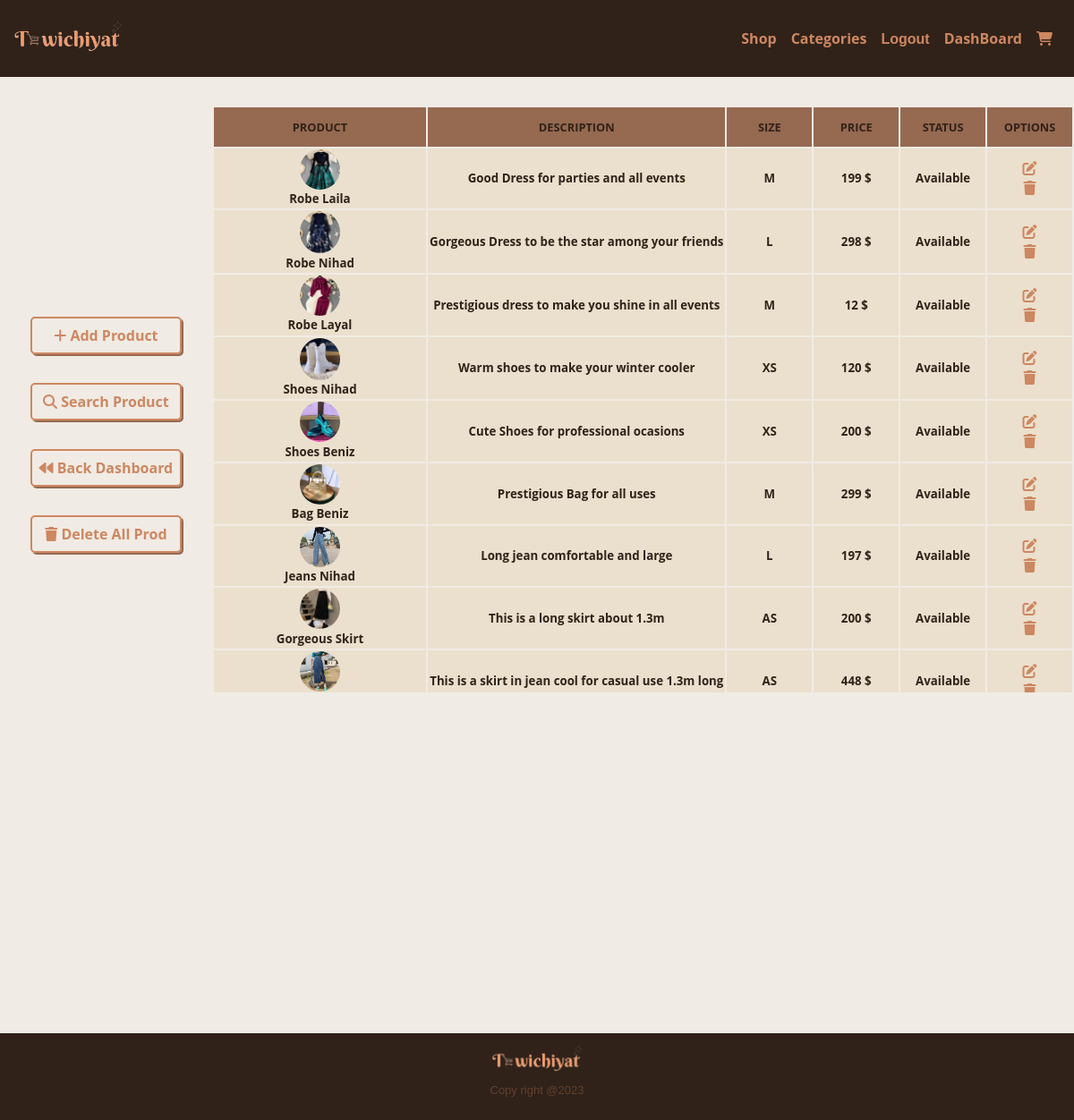
Page /dashboard/product_area/ (signed in) on the committed database.
### userP/models.py (models this page shows, shortened)
class Profile(models.Model):
    Women = 'Women'
    Men = 'Men'
    GENDER_CHOICES = (
        (Women, 'Women'),
        (Men, 'Men')
    )
    user = models.OneToOneField(User, related_name='userprofile', on_delete=models.CASCADE)
    is_vendor = models.BooleanField(default=False)
    address = models.CharField(max_length=150)
    phone_nbr = models.CharField(max_length=30)
    gender = models.CharField(max_length=50, choices=GENDER_CHOICES, default=Women)
    slugU =  models.SlugField(max_length=50,default=None)

### vendor_dashboard/models.py (models this page shows, shortened)
class Product(models.Model):
    name = models.CharField(max_length=25,default='Anonymous Product')
    type_p = models.CharField(max_length=25)
    price = models.IntegerField()
    size = models.CharField(max_length=4)
    color = models.CharField(max_length=25)
    description = models.TextField(max_length=400)
    image = models.ImageField(default='default.png', blank=True)
    date = models.DateTimeField(default=datetime.datetime.now, editable=False)
    quantity = models.IntegerField(default=1)
    author = models.ForeignKey(User , null=True, on_delete=models.CASCADE)
    status = models.CharField(max_length=14 , default="Available")

### vendor_dashboard/views.py (the view)
@login_required(login_url="/userP/login")
def product_area(request) :
    products = Product.objects.filter(author=request.user)
    return render(request , 'vendor_dashboard/product_area.html',{'products' :products})

### Store/context_processors.py (called while the page is built)
def collectionslist(request):
    return {'collectionslist':Collection.objects.filter()}

### Store/models.py (called while the page is built)
    def __str__(self):
        return self.name

### userP/context_processors.py (called while the page is built)
def profiles(request):
    return {'profiles':Profile.objects.all()}

### vendor_dashboard/templates/vendor_dashboard/product_area.html (shortened to what this page needs)
{% extends 'base_layout.html' %}
{% load static %}
{% block content %}
<div class="dashboard-container">
    <div class="options-list product-area-option">
        <a href="{% url 'vendor_dashboard:add_product' %}" name="Add Product"><span class=""><i class="fa-solid fa-plus" style="color: #CD8761;"></i></span> <span class="text-hidden">Add Product</span></a>
        <a href="{% url 'vendor_dashboard:search_product' %}" name="ProductArea"><span class=""><i class="fa-solid fa-magnifying-glass" style="color: #CD8761;"></i></span> <span class="text-hidden">Search Product</span> </a>
        <a href="{% url 'vendor_dashboard:dashboard' %}" name="Product Area"><span class=""><i class="fa-solid fa-backward" style="color: #CD8761;"></i></span> <span class="text-hidden">Back Dashboard</span> </a>
        <a href="#" name="Delete_Product"><span class=""><i class="fa-solid fa-trash" style="color: #CD8761;"></i></span> <span class="text-hidden"> Delete All Prod</span></a>
    </div>
  <div class="board">
            <table width="100%">
               <thead>
                  <tr>
                      <td>Product</td>
                      <td>Description</td>
                      <td>Size</td>
                      <td>Price</td>
                      <td>Status</td>
                      <td>Options</td>
                  </tr>
               </thead>
               <tbody>
                {% for product in products %}
                  <tr class="tr_product">
                      <td class="product">
                        <img src="{{ product.image.url }}" alt="">
                        <div class="product-inf">
                          <h5>{{ product.name }}</h5>
                        </div>
                      </td>
                      <td class="description" style="width: 35%;">
                        <h5>{{ product.description}}</h5>
                    </td>
                      <td class="size" style="width: 10%;">
                          <h5>{{ product.size}}</h5>
                      </td>
                      <td class="price" style="width: 10%;">
                            <h5>{{ product.price }} $</h5>
                      </td>
                      <td class="status" style="width: 10%;">
                          <h5>{{ product.status }}</h5>
                      </td>
                      <td class="options" style="width: 10%;">
                          <a href="{% url 'vendor_dashboard:update_product' product_id=product.id %}"><i class="fa-solid fa-pen-to-square" style="color: #CD8761;"></i></a>
                          <a href="#" name="Delete_Oneproduct"><i class="fa-solid fa-trash" style="color: #CD8761;"></i></a>
                      </td>
                  </tr>
                {% endfor %}
               </tbody>
            </table>
  </div>
</div>
{% endblock %}

### templates/base_layout.html (shortened to what this page needs)
{% load static%}
<!DOCTYPE html>
<html lang="en">
<head>
    <link rel="stylesheet" href="{% static 'styles.css'%}">
</head>
<body>
    <header class="header">
        <div class="logo-container">
          <a href="{% url 'home'%}"> <img src="{% static 'logo.png' %}" alt="logoImg"></a>
        </div>
        <nav class="nav-bar">
            <ul>
                <li class="nav-elt"><a href="{% url 'Store:shopnow' %}"><span class="hidden"> </span><span class="text-hidden">Shop</span></a></li>
                <li class="nav-elt" id="categoriesnav">
                    <a href="#"><span class="hidden"></span><span class="text-hidden">Categories</span></a>
                </li>
                {% if user.is_authenticated %}
                    <form action="{% url 'userP:logout' %}" class="logout-link" method="POST">
                        <button type="submit" class="nav-elt"><span class="hidden"></span><span class="text-hidden">Logout</span></button>
                    </form>
                    {% for p in profiles %}
                         {% if p.user == user %}
                            {% if p.is_vendor %}
                                <li class="nav-elt"><a href="{% url 'vendor_dashboard:dashboard'%}"><span class="hidden"></span><span class="text-hidden">DashBoard</span></a></li>
                            {% else %}
                                <li class="nav-elt"><a href=""><span class="hidden"><i class="fa-sharp fa-regular fa-heart" style="color: #CD8761;"></i></span><span class="text-hidden">WatchList</span></a></li>
                            {% endif %}
                        {% endif %}
                    {% endfor %}
                {% else %}
                   <li class="nav-elt"><a href="{% url 'userP:login'%}"><span class="hidden"><i class="fa-solid fa-user" style="color: #CD8761;"></i></span><span class="text-hidden">LogIn</span></a></li>
                {% endif %}
                <li class="nav-elt rounded-cart" ><a href="#"><span><i class="fa-solid fa-cart-shopping" style="color: #CD8761;"></i></span></a></li>
            </ul>
        </nav>
    </header>
    {% block content%}
    {% endblock%}
    <footer class="footer footer-absolute">
        <img src="{% static 'logo.png' %}" alt="" width="100px">
        <p class="copy-right">Copy right @2023</p>
    </footer>
</body>
</html>

### assets/styles.css (style rules this page uses)
html,body { margin: 0; padding: 0; width: 100%; height: 100%; background-color: #f0ebe4; font-family: 'Open Sans', sans-serif; }
*,*::after,*::before { box-sizing: border-box; user-select: none; }
body { position: relative; overflow: auto; display: flex; flex-direction: column; -ms-overflow-style: none; scrollbar-width: none; }
.footer { margin-top: auto; padding: 1em 4em; display: flex; flex-direction: column; justify-content: center; align-items: center; background-color: #302219; font-size: small; box-shadow: 2px 2px #62412F; }
.footer p { color: #CD8761; }
.footer-absolute { position: fixed; bottom: 0; width: 100%; }
.what-they-say .feedbacks .feedback .content-feedback p, section.about .content,.footer .copy-right { text-align: justify; color: #62412F; font-family: 'Rajdhani', sans-serif; }
header.header { padding: 1em; display: flex; flex-direction: row; align-items: center; background-color: #302219; width: 100%; }
.logo-container img { max-width: 120px; min-width: 90px; width: 100%; }
.nav-bar { margin-left: auto; }
.nav-bar ul { list-style: none; display: flex; flex-direction: row; justify-content: flex-end; }
.nav-bar ul .nav-elt { padding: 0 0.5em; font-weight: bold; }
.nav-bar ul li.nav-elt a { text-decoration: none; color: #CD8761; font-size: 1rem; }
.logout-link button { background-color: transparent; color: #CD8761; font-size: 1rem; border: none; }
.rounded-cart { position: relative; display: inline-block; }
.text-hidden { display: none; }
.dashboard-container { position: relative; display: flex; flex-direction: column; height: 100%; width: 100%; }
.dashboard-container .options-list { padding: 2em ; display: flex; flex-direction: row; justify-content: space-around; }
.dashboard-container .options-list a { padding: 0.5em; text-decoration: none; color: #CD8761; border: 2px solid #CD8761; border-radius: 5px; box-shadow: 2px 2px #966951; font-weight: bold; }
@media (min-width:700px) { .text-hidden { display: inline-block; } }
@media (min-width:700px) { .dashboard-container { display: flex; flex-direction: row; } }
@media (min-width:700px) { .dashboard-container .options-list { display: flex; flex-direction: column; margin: auto 0; } }
@media (min-width:700px) { .dashboard-container .options-list a { margin: 1em 0.1em; text-align: center; } }
.product-area-option { padding: 0.5em 3em; }
.board { flex: 1; display: flex; flex-direction: column; width: 100%; padding: 0; margin: 0; margin-top: 2em; margin-bottom: 7em; text-align: center; overflow-y: scroll; }
.board img { width: 100%; max-width: 45px; min-height: 45px; object-fit: cover; border-radius: 50%; }
.board table tbody { font-weight: 600; font-size: 0.6rem; color:#966951 ; }
.board .product { display: flex; justify-content: flex-start; text-align: start; }
.board .product * { margin: auto; }
table { width: 100%; }
thead tr { border-radius: 10px; border-bottom: 1px solid #CACACA; }
tbody { margin-bottom: 4em; }
tbody tr { border-radius: 10px; background-color: #EBE0CD; color: #302219; border-bottom: 1px solid #CD8761; }
tbody tr td:nth-child(2) { width: 100%; display: flex; flex-direction: column; }
tbody tr td:nth-child(2) * { justify-self: center; align-self: center; }
tr td:nth-child(2) .product-inf h5:first-child { text-transform: capitalize; }
tr td:nth-child(2) .product-inf * { margin: 0.1em auto 0.1em auto ; }
thead td { font-size: 0.8rem ; text-transform: uppercase; background-color: #966951; padding: 1em 0; font-weight: bold; color: #302219; }
.options a { text-decoration: none; color: #302219 ; cursor: pointer; padding: 2em 1em; }
@media (min-width:500px) { .board table tbody { font-size: 1rem; } }
@media (min-width:500px) { .board table thead { font-size: 1.2rem; } }

### rows in the picture
Profile: is_vendor "DashBoard"
Product: image (picture), name "Robe Laila", description "Good Dress for parties and all events", size "M", price "199", status "Available"
Product: image (picture), name "Robe Nihad", description "Gorgeous Dress to be the star among your friends", size "L", price "298", status "Available"
Product: image (picture), name "Robe Layal", description "Prestigious dress to make you shine in all events", size "M", price "12", status "Available"
Product: image (picture), name "Shoes Nihad", description "Warm shoes to make your winter cooler", size "XS", price "120", status "Available"
Product: image (picture), name "Shoes Beniz", description "Cute Shoes for professional ocasions", size "XS", price "200", status "Available"
Product: image (picture), name "Bag Beniz", description "Prestigious Bag for all uses", size "M", price "299", status "Available"
Product: image (picture), name "Jeans Nihad", description "Long jean comfortable and large", size "L", price "197", status "Available"
Product: image (picture), name "Gorgeous Skirt", description "This is a long skirt about 1.3m", size "AS", price "200", status "Available"
Product: image (picture), description "This is a skirt in jean cool for casual use 1.3m long", size "AS", price "448", status "Available"
